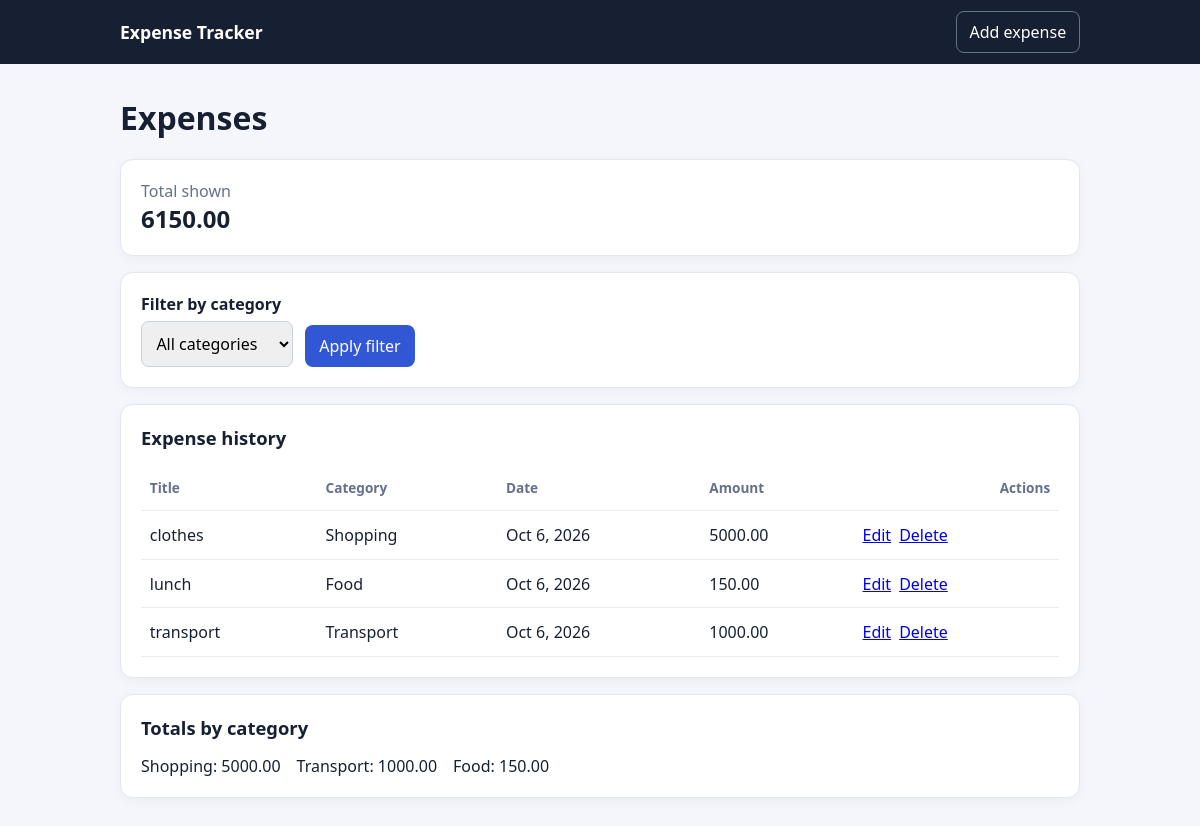
The page / on the database its author committed.
### expenses/models.py (models this page shows, shortened)
class Expense(models.Model):
    CATEGORY_CHOICES = [
        ('Food', 'Food'),
        ('Transport', 'Transport'),
        ('Shopping', 'Shopping'),
        ('Bills', 'Bills'),
        ('Health', 'Health'),
        ('Entertainment', 'Entertainment'),
        ('Other', 'Other'),
    ]
    title = models.CharField(max_length=200)
    amount = models.DecimalField(max_digits=10, decimal_places=2)
    category = models.CharField(max_length=20, choices=CATEGORY_CHOICES, default='Other')
    date = models.DateField(default=timezone.now)
    class Meta:
        ordering = ['-date', '-id']

### expenses/views.py (the view)
# urls.py: path('', views.expense_list, name='expense_list'),
def expense_list(request):
    expenses = Expense.objects.all()
    selected_category = request.GET.get('category', '')
    if selected_category:
        expenses = expenses.filter(category=selected_category)
    total = expenses.aggregate(total=Sum('amount'))['total'] or 0
    category_totals = (
        Expense.objects.values('category')
        .annotate(total=Sum('amount'))
        .order_by('-total')
    )
    context = {
        'expenses': expenses,
        'total': total,
        'category_totals': category_totals,
        'categories': [c[0] for c in Expense.CATEGORY_CHOICES],
        'selected_category': selected_category,
    }
    return render(request, 'expenses/expense_list.html', context)

### expenses/templates/expenses/expense_list.html (shortened to what this page needs)
{% extends "expenses/base.html" %}
{% block content %}
    <h1>Expenses</h1>
    <section class="card" aria-label="Expense summary">
        <div class="muted">Total shown</div>
        <div class="summary">{{ total|floatformat:2 }}</div>
    </section>
    <section class="card">
        <form method="get" class="filters">
            <div>
                <label for="category">Filter by category</label>
                <select id="category" name="category">
                    <option value="">All categories</option>
                </select>
            </div>
            <button class="button" type="submit">Apply filter</button>
        </form>
    </section>
    <section class="card">
        <h2>Expense history</h2>
        {% if expenses %}
            <div class="table-wrap">
                <table>
                    <thead>
                        <tr>
                            <th scope="col">Title</th>
                            <th scope="col">Category</th>
                            <th scope="col">Date</th>
                            <th scope="col">Amount</th>
                            <th scope="col">Actions</th>
                        </tr>
                    </thead>
                    <tbody>
                        {% for expense in expenses %}
                            <tr>
                                <td>{{ expense.title }}</td>
                                <td>{{ expense.category }}</td>
                                <td>{{ expense.date|date:"M j, Y" }}</td>
                                <td>{{ expense.amount|floatformat:2 }}</td>
                                <td>
                                    <div class="actions">
                                        <a href="{% url 'expense_edit' expense.pk %}">Edit</a>
                                        <a href="{% url 'expense_delete' expense.pk %}">Delete</a>
                                    </div>
                                </td>
                            </tr>
                        {% endfor %}
                    </tbody>
                </table>
            </div>
        {% else %}
            <p class="muted">No expenses found. Add an expense to get started.</p>
            <a class="button" href="{% url 'expense_add' %}">Add expense</a>
        {% endif %}
    </section>
    {% if category_totals %}
        <section class="card">
            <h2>Totals by category</h2>
            <ul class="category-list">
                {% for item in category_totals %}
                    <li>{{ item.category }}: {{ item.total|floatformat:2 }}</li>
                {% endfor %}
            </ul>
        </section>
    {% endif %}
{% endblock %}

### expenses/templates/expenses/base.html (shortened to what this page needs)
<!DOCTYPE html>
<html lang="en">
<head>
</head>
<body>
    <header>
        <nav>
            <a class="brand" href="{% url 'expense_list' %}">Expense Tracker</a>
            <a class="nav-link" href="{% url 'expense_add' %}">Add expense</a>
        </nav>
    </header>
    <main>
        {% block content %}{% endblock %}
    </main>
</body>
</html>

### expenses/templates/expenses/base.html (style rules this page uses)
:root { color-scheme: light; font-family: system-ui, -apple-system, BlinkMacSystemFont, "Segoe UI", sans-serif; color: #172033; background: #f4f6fb; }
* { box-sizing: border-box; }
body { margin: 0; }
header { background: #172033; color: white; }
nav, main { width: min(960px, calc(100% - 2rem)); margin: 0 auto; }
nav { min-height: 64px; display: flex; align-items: center; justify-content: space-between; gap: 1rem; }
nav a { color: white; text-decoration: none; }
.brand { font-weight: 700; font-size: 1.1rem; }
.nav-link { padding: .55rem .8rem; border: 1px solid #657089; border-radius: .5rem; }
main { padding: 2rem 0; }
.card { background: white; border: 1px solid #e2e7f0; border-radius: .8rem; padding: 1.25rem; margin-bottom: 1rem; box-shadow: 0 3px 12px #1720330a; }
h1 { margin: 0 0 1.25rem; font-size: clamp(1.6rem, 4vw, 2rem); }
h2 { margin-top: 0; font-size: 1.15rem; }
.button { display: inline-block; border: 0; border-radius: .5rem; padding: .65rem .9rem; background: #3157d5; color: white; text-decoration: none; font: inherit; cursor: pointer; }
.actions { display: flex; flex-wrap: wrap; gap: .5rem; align-items: center; }
.muted { color: #657089; }
.summary { font-size: 1.5rem; font-weight: 700; }
.filters { display: flex; flex-wrap: wrap; align-items: end; gap: .75rem; }
label { display: block; margin-bottom: .35rem; font-weight: 600; }
input, select { max-width: 100%; border: 1px solid #cbd3e1; border-radius: .45rem; padding: .65rem; font: inherit; }
table { width: 100%; border-collapse: collapse; }
th, td { text-align: left; padding: .8rem .55rem; border-bottom: 1px solid #e8ebf2; vertical-align: middle; }
th { color: #657089; font-size: .85rem; }
td:last-child, th:last-child { text-align: right; }
.category-list { display: flex; flex-wrap: wrap; gap: .5rem 1rem; margin: 0; padding: 0; list-style: none; }

### rows shown on the page
Expense: title "clothes", category "Shopping", date "Oct 6, 2026", amount "5000.00", total "5000.00"
Expense: title "lunch", category "Food", date "Oct 6, 2026", amount "150.00", total "150.00"
Expense: title "transport", category "Transport", date "Oct 6, 2026", amount "1000.00", total "1000.00"

### other values the page prints
{{ total|floatformat:2 }} "6150.00"
